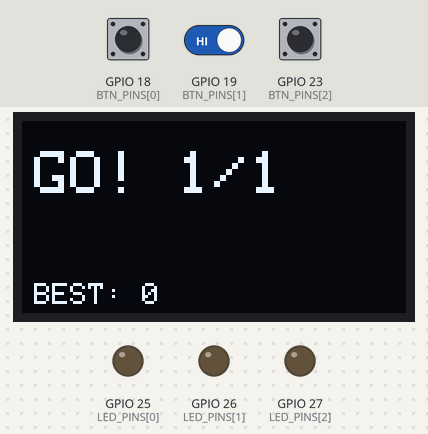
Bench run of a sketch on a simulated ESP32. Parts: 128×64 one-colour display, output pins drawn as LEDs (lit = HIGH). Inputs (shaded band) come from the test bench; at power-on: GPIO 18 (BTN_PINS[0]) HIGH, GPIO 19 (BTN_PINS[1]) HIGH, GPIO 23 (BTN_PINS[2]) HIGH. Random numbers use the default seed unless the sketch sets one; what the sketch prints to the serial monitor is not drawn.

Above: at 4.6 s.
4.7 s: GPIO 18 (BTN_PINS[0]) pulled LOW for 0.15 s
At 6.0 s:
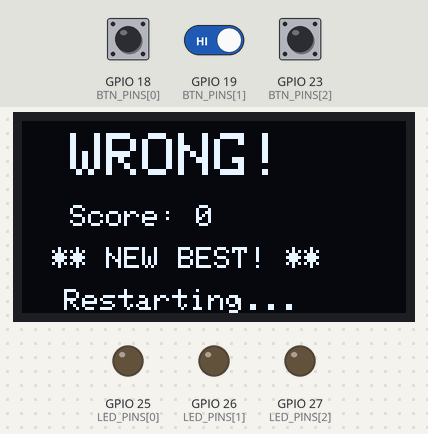
8.4 s: GPIO 19 (BTN_PINS[1]) driven HIGH
10.0 s: GPIO 19 (BTN_PINS[1]) driven LOW
At 12.9 s:
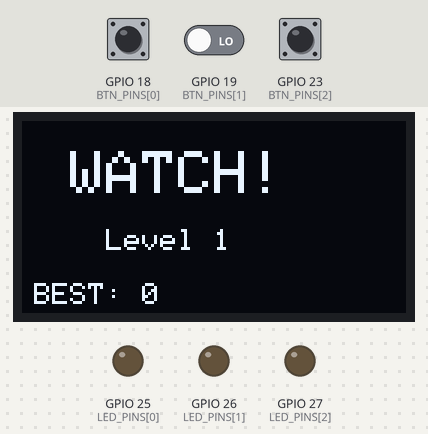
13.0 s: GPIO 23 (BTN_PINS[2]) pulled LOW for 3.2 s
At 17.0 s:
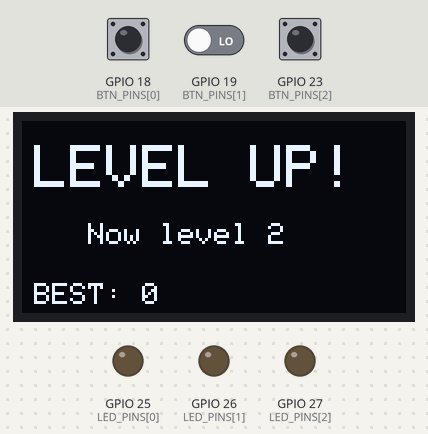
20.7 s: GPIO 23 (BTN_PINS[2]) pulled LOW for 0.15 s
At 21.7 s:
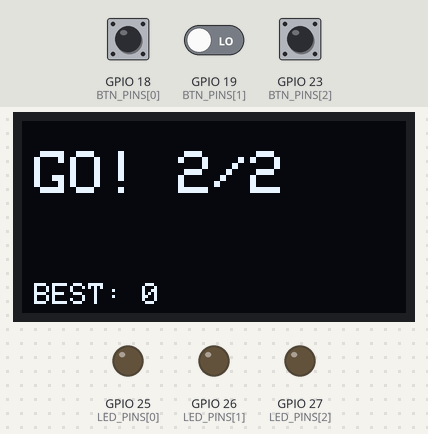
Timing chart, 0 to 23.4 s (numbered marks = the images above; inputs shaded):
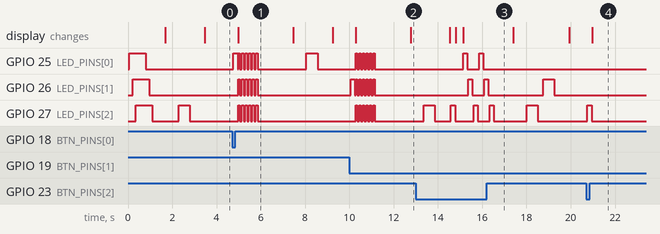

Measured:
- after the input at 4.7 s, GPIO 25 (LED_PINS[0]): goes HIGH 0.20 s, LOW 0.03 s, 5 × (HIGH 0.08 s, LOW 0.08 s), HIGH 0.08 s, LOW 2.2 s, then HIGH, starting after 0.05 s; GPIO 26 (LED_PINS[1]): alternates HIGH for 0.08 s and LOW for 0.08 s, 12 changes in all, then stays LOW, starting after 0.28 s
- after the input at 10.0 s, GPIO 25 (LED_PINS[0]): alternates HIGH for 0.08 s and LOW for 0.08 s, 12 changes in all, then stays LOW, starting after 0.28 s; GPIO 26 (LED_PINS[1]): goes HIGH 0.20 s, LOW 0.03 s, 5 × (HIGH 0.08 s, LOW 0.08 s), HIGH 0.08 s, then LOW, starting after 0.05 s
- after the input at 13.0 s, GPIO 25 (LED_PINS[0]): alternates HIGH for 0.18 s and LOW for 0.54 s, 4 changes in all, then stays LOW, starting after 2.1 s; GPIO 26 (LED_PINS[1]): goes HIGH 0.18 s, LOW 0.54 s, HIGH 0.18 s, LOW 2.5 s, HIGH 0.50 s, then LOW, starting after 2.4 s
- after the input at 20.7 s, GPIO 27 (LED_PINS[2]): LOW → HIGH after 0.05 s, → LOW 0.20 s later; the display: changes after 0.28 s (image 4)

The sketch:

button_game_with_OLED.ino
```cpp
/*
  =============================================
  Simon Says Memory Game - ESP32 + OLED
  =============================================
  Button 1 (GPIO 18) <-> LED 1 (GPIO 25)  RED
  Button 2 (GPIO 19) <-> LED 2 (GPIO 26)  YELLOW   ← moved from 22 (now SCL)
  Button 3 (GPIO 23) <-> LED 3 (GPIO 27)  GREEN

  OLED SSD1306 128x64 I2C:
    VCC → 3.3V
    GND → GND
    SDA → GPIO 21
    SCL → GPIO 22

  Libraries needed (Arduino Library Manager):
    - Adafruit SSD1306
    - Adafruit GFX Library
  =============================================
*/

#include <Arduino.h>
#include <Wire.h>
#include <Adafruit_GFX.h>
#include <Adafruit_SSD1306.h>

// ---- OLED ----
#define SCREEN_W   128
#define SCREEN_H    64
#define OLED_RESET  -1   // no reset pin
#define OLED_ADDR  0x3C  // most SSD1306 modules use 0x3C; try 0x3D if blank
Adafruit_SSD1306 display(SCREEN_W, SCREEN_H, &Wire, OLED_RESET);

// ---- Pins ----
const int LED_PINS[] = {25, 26, 27};
const int BTN_PINS[] = {18, 19, 23};  // Button 2 moved to GPIO 19
const int NUM        = 3;

// ---- Sequence ----
const int MAX_LEVELS = 100;
int  sequence[MAX_LEVELS];
int  currentLevel = 1;
int  playerStep   = 0;

// ---- Scores ----
int highScore = 0;   // persists for the session

// ---- Control flags ----
bool showingSeq      = false;
bool waitingForInput = false;

// ---- Debounce ----
bool          lastBtnState[NUM]   = {HIGH, HIGH, HIGH};
bool          stableBtnState[NUM] = {HIGH, HIGH, HIGH};
unsigned long lastChangeTime[NUM] = {0, 0, 0};
const unsigned long DEBOUNCE_MS   = 50;

// -----------------------------------------------
// OLED helpers
// -----------------------------------------------

// Main in-game screen: level + high score
void drawGameScreen() {
  display.clearDisplay();

  // Title bar
  display.setTextSize(1);
  display.setTextColor(SSD1306_WHITE);
  display.setCursor(28, 0);
  display.print("SIMON SAYS");

  // Divider
  display.drawFastHLine(0, 10, SCREEN_W, SSD1306_WHITE);

  // Current level — big
  display.setTextSize(3);
  display.setCursor(10, 20);
  display.print("LVL ");
  display.print(currentLevel);

  // High score — small, bottom
  display.setTextSize(1);
  display.setCursor(4, 54);
  display.print("BEST: ");
  display.print(highScore);

  display.display();
}

// "Watch!" screen while showing the LED sequence
void drawWatchScreen() {
  display.clearDisplay();
  display.setTextSize(2);
  display.setTextColor(SSD1306_WHITE);
  display.setCursor(16, 10);
  display.print("WATCH!");
  display.setTextSize(1);
  display.setCursor(28, 36);
  display.print("Level ");
  display.print(currentLevel);
  display.setCursor(4, 54);
  display.print("BEST: ");
  display.print(highScore);
  display.display();
}

// "Your turn!" screen waiting for input
void drawYourTurnScreen() {
  display.clearDisplay();
  display.setTextSize(2);
  display.setTextColor(SSD1306_WHITE);
  display.setCursor(4, 10);
  display.print("GO! ");
  display.print(playerStep + 1);
  display.print("/");
  display.print(currentLevel);
  display.setTextSize(1);
  display.setCursor(4, 54);
  display.print("BEST: ");
  display.print(highScore);
  display.display();
}

// "Wrong!" game-over screen with final score
void drawFailScreen(int score) {
  display.clearDisplay();
  display.setTextSize(2);
  display.setTextColor(SSD1306_WHITE);
  display.setCursor(16, 4);
  display.print("WRONG!");
  display.setTextSize(1);
  display.setCursor(16, 28);
  display.print("Score: ");
  display.print(score);
  if (score >= highScore) {
    display.setCursor(10, 42);
    display.print("** NEW BEST! **");
  } else {
    display.setCursor(4, 42);
    display.print("Best: ");
    display.print(highScore);
  }
  display.setCursor(14, 56);
  display.print("Restarting...");
  display.display();
}

// "Level up!" screen
void drawLevelUpScreen() {
  display.clearDisplay();
  display.setTextSize(2);
  display.setTextColor(SSD1306_WHITE);
  display.setCursor(4, 8);
  display.print("LEVEL UP!");
  display.setTextSize(1);
  display.setCursor(22, 34);
  display.print("Now level ");
  display.print(currentLevel);
  display.setCursor(4, 54);
  display.print("BEST: ");
  display.print(highScore);
  display.display();
}

// -----------------------------------------------
// LED / game helpers
// -----------------------------------------------

void allOff() {
  for (int i = 0; i < NUM; i++) digitalWrite(LED_PINS[i], LOW);
}

void allOn() {
  for (int i = 0; i < NUM; i++) digitalWrite(LED_PINS[i], HIGH);
}

void failFlash(int times = 6) {
  for (int t = 0; t < times; t++) {
    allOn();  delay(80);
    allOff(); delay(80);
  }
}

void levelUpFlash(int rounds = 2) {
  for (int r = 0; r < rounds; r++) {
    for (int i = 0; i < NUM; i++) {
      allOff();
      digitalWrite(LED_PINS[i], HIGH); delay(180);
      digitalWrite(LED_PINS[i], LOW);  delay(60);
    }
  }
  allOff();
  delay(300);
}

void showSequence() {
  showingSeq = true;
  drawWatchScreen();
  allOff();
  delay(600);

  int onTime  = max(200, 500 - (currentLevel / 5) * 50);
  int offTime = max(100, 250 - (currentLevel / 5) * 25);

  for (int step = 0; step < currentLevel; step++) {
    int idx = sequence[step];
    digitalWrite(LED_PINS[idx], HIGH); delay(onTime);
    digitalWrite(LED_PINS[idx], LOW);  delay(offTime);
  }

  allOff();
  delay(400);
  showingSeq      = false;
  waitingForInput = true;
  playerStep      = 0;

  drawYourTurnScreen();
  Serial.printf("=== Level %d -- repeat the sequence! ===\n", currentLevel);
}

void nextLevel() {
  if (currentLevel <= MAX_LEVELS) {
    sequence[currentLevel - 1] = random(0, NUM);
  }
  showSequence();
}

void resetGame(int failedAtLevel) {
  // Update high score
  int score = failedAtLevel - 1;   // levels successfully completed
  if (score > highScore) highScore = score;

  Serial.printf("--- WRONG! Score: %d | Best: %d ---\n", score, highScore);

  drawFailScreen(score);
  failFlash(6);
  delay(1500);   // let player read the fail screen

  currentLevel    = 1;
  playerStep      = 0;
  waitingForInput = false;

  sequence[0] = random(0, NUM);
  showSequence();
}

int readButtonPress() {
  for (int i = 0; i < NUM; i++) {
    bool reading = digitalRead(BTN_PINS[i]);

    if (reading != lastBtnState[i]) {
      lastChangeTime[i] = millis();
      lastBtnState[i]   = reading;
    }

    if ((millis() - lastChangeTime[i]) > DEBOUNCE_MS) {
      if (reading == LOW && stableBtnState[i] == HIGH) {
        stableBtnState[i] = LOW;
        return i;
      }
      if (reading == HIGH) {
        stableBtnState[i] = HIGH;
      }
    }
  }
  return -1;
}

// -----------------------------------------------
// Setup / Loop
// -----------------------------------------------

void setup() {
  Serial.begin(115200);
  randomSeed(analogRead(0));

  for (int i = 0; i < NUM; i++) {
    pinMode(LED_PINS[i], OUTPUT);
    pinMode(BTN_PINS[i], INPUT_PULLUP);
  }

  // Init OLED
  if (!display.begin(SSD1306_SWITCHCAPVCC, OLED_ADDR)) {
    Serial.println("SSD1306 not found — check wiring and OLED_ADDR");
    while (true);   // halt; fix wiring before continuing
  }
  display.clearDisplay();
  display.display();

  // Startup sweep
  for (int i = 0; i < NUM; i++) { digitalWrite(LED_PINS[i], HIGH); delay(150); }
  delay(300);
  for (int i = 0; i < NUM; i++) { digitalWrite(LED_PINS[i], LOW);  delay(150); }
  delay(400);

  Serial.println("===== SIMON SAYS - ESP32 =====");

  sequence[0] = random(0, NUM);
  showSequence();
}

void loop() {
  if (showingSeq || !waitingForInput) return;

  int btn = readButtonPress();
  if (btn == -1) return;

  int expected = sequence[playerStep];

  Serial.printf("Step %d/%d -- pressed %d, expected %d %s\n",
                playerStep + 1, currentLevel,
                btn + 1, expected + 1,
                btn == expected ? "OK" : "WRONG");

  // Brief LED feedback
  digitalWrite(LED_PINS[btn], HIGH);
  delay(200);
  digitalWrite(LED_PINS[btn], LOW);

  if (btn != expected) {
    resetGame(currentLevel);
    return;
  }

  playerStep++;
  drawYourTurnScreen();   // update step counter on display

  if (playerStep == currentLevel) {
    waitingForInput = false;
    Serial.printf(">>> Level %d cleared! <<<\n", currentLevel);
    delay(300);
    currentLevel++;
    drawLevelUpScreen();
    levelUpFlash(2);
    delay(500);
    nextLevel();
  }
}
```
